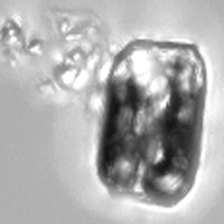
#> input picture Day_1_Material/dataset/class1/14.png, 224 x 224 px, found by its file name
$ python FeatureEngandClassification_part2.py
#> lines starting #> are read from the running program, lines starting #| are printed output that depends on the picture; after the words box and inside, x2 and y2 are one past the last pixel; in counts of white or black regions, pixels touching at a corner belong together
# -*- coding: utf-8 -*-
"""
Created on Sat Sep 18 19:02:04 2021

@author: Abdul Qayyum
"""

#%% using FAST,SURF,SIFT, and HOG descripter as a features for machine learning
# classification
#

import cv2
import numpy as np
import os

from skimage.filters.rank import entropy
from skimage.morphology import disk
# Get the training classes names and store them in a list
#Here we use folder names for class names
import pandas as pd
#train_path = 'dataset/train'  # Names are class1,class2,class3 etc
train_path = 'C:\\Users\\Administrateur\\Desktop\\ENIB_work\\workshop_Isblue\\dataset'
train_folder= os.listdir(train_path)
imagepathclass=[]
from skimage.filters import roberts, sobel, scharr, prewitt
from scipy import ndimage
#####################################
#SIFT and SURF - do not work in opencv 3
#SIFT stands for scale invariant feature transform
#####################################
# FAST
# Features from Accelerated Segment Test
# High speed corner detector
# FAST is only keypoint detector. Cannot get any descriptors.
import cv2 as cv
pathimage="C:\\Users\\Administrateur\\Desktop\\ENIB_work\\workshop_material\\Day1_matrial\\train\\class3Max\\14.png"
#load image
import cv2

img = cv2.imread(pathimage, 0)
#> img is the input picture: shape (224, 224); min 17, max 255, mean 174.4

# Initiate FAST object with default values
detector = cv2.FastFeatureDetector_create(50)   #Detects 50 points

kp = detector.detect(img, None)
#> kp = 12 keypoints; strongest (x, y, size): (11, 31, 7), (32, 50, 7), (140, 190, 7), (115, 73, 7)

img2_fast = cv2.drawKeypoints(img, kp, None, flags=0)
img2_fast=img2_fast[:,:,1]
#> img2_fast: shape (224, 224)
fast_img = img2_fast.reshape(-1)


#############################################
#BRIEF (Binary Robust Independent Elementary Features)
#One important point is that BRIEF is a feature descriptor,
#it doesn’t provide any method to find the features.
# Not going to show the example as BRIEF also not working in opencv 3

###############################################
#ORB
# Oriented FAST and Rotated BRIEF
# An efficient alternative to SIFT or SURF
# ORB is basically a fusion of FAST keypoint detector and BRIEF descriptor

import numpy as np
import cv2

img = cv2.imread(pathimage, 0)

orb = cv2.ORB_create(100)


kp, des = orb.detectAndCompute(img, None)
#> kp = 91 keypoints; strongest (x, y, size): (161, 156, 53.6), (157, 159, 53.6), (129, 80, 77.1), (131, 79, 64.3)

# draw only keypoints location,not size and orientation
#img2 = cv2.drawKeypoints(img, kp, None, flags=None)
# Now, let us draw with rich key points, reflecting descriptors.
# Descriptors here show both the scale and the orientation of the keypoint.
img2 = cv2.drawKeypoints(img, kp, None, flags=cv2.DRAW_MATCHES_FLAGS_DRAW_RICH_KEYPOINTS)
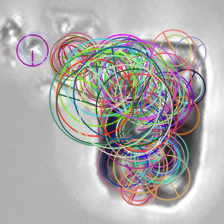
#> img2: shape (224, 224, 3); mean of channels 0, 1, 2 170, 170.6, 173.6; drawn as B, G, R
img2_orb=img2[:,:,1]
orb_img = img2_orb.reshape(-1)

#LBP
import matplotlib.pyplot as plt
import skimage.feature
import skimage.segmentation
img_ku = skimage.feature.local_binary_pattern(img,8,1.0,method='default')
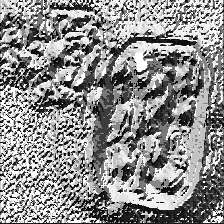
#> img_ku: shape (224, 224) float64; min 0, max 255, mean 141.8
img_ku = img_ku.astype(np.uint8)
img_lbp = img_ku.reshape(-1)
#HOG
import matplotlib.pyplot as plt

from skimage.feature import hog
from skimage import data, exposure


fd, hog_image = hog(img, orientations=8, pixels_per_cell=(16, 16),
                    cells_per_block=(1, 1), visualize=True)
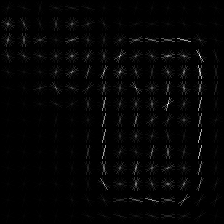
#> hog_image: shape (224, 224) float64; min 0, max 33.56, mean 0.6; drawn with min black and max white
#> fd = 1568 values, max 0.89 at index 992, min 0 at index 313, mean 0.325

# Rescale histogram for better display
hog_image_rescaled = exposure.rescale_intensity(hog_image, in_range=(0, 10))
hog_img = hog_image_rescaled.reshape(-1)


#Dense DAISY feature description
#https://scikit-image.org/docs/stable/auto_examples/features_detection/plot_daisy.html#sphx-glr-auto-examples-features-detection-plot-daisy-py
from skimage.feature import daisy
from skimage import data
import matplotlib.pyplot as plt

descs, descs_img = daisy(img, step=180, radius=58, rings=2, histograms=6,
                         orientations=8, visualize=True)

descs_img1=descs_img[:,:,1]
descs_img2 = descs_img1.reshape(-1)


def Descriptor_Features(img):
    df = pd.DataFrame()
    img = cv2.imread(img)
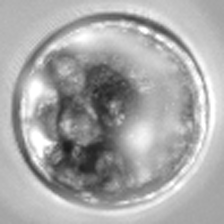
#> input picture Day_1_Material/dataset/class1/1.png, 224 x 224 px, found by its file name
#> img is the input picture: shape (224, 224, 3); min 26, max 255, mean 168
    img = cv2.cvtColor(img, cv2.COLOR_BGR2GRAY)
#> img: shape (224, 224)
    img2 = img.reshape(-1)
    #img2 = np.mean(img)
    df['Original Image'] = img2
    df['ORB'] = orb_img
    #gaussian_img1 = np.mean(gaussian_img)
    df['FAST'] = fast_img
    #edges1=np.mean(edges)
    df['LBP'] = img_lbp #Add column to original dataframe
    df['HOG'] = hog_img
    df['DAISY feature'] = descs_img2
    #CANNY EDGE
    edges = cv2.Canny(img, 100,200)   #Image, min and max values
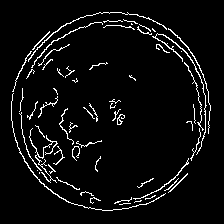
#> edges: shape (224, 224); 5.2% white in thin lines or dots, all inside (x1, y1, x2, y2) = (11, 12, 211, 211)
    edges1 = edges.reshape(-1)
    #edges1=np.mean(edges)
    df['Canny Edge'] = edges1 #Add column to original dataframe

    #ROBERTS EDGE
    edge_roberts = roberts(img)
    edge_roberts1 = edge_roberts.reshape(-1)
    #edge_roberts1 = np.mean(edge_roberts)
    df['Roberts'] = edge_roberts1

    #SOBEL
    edge_sobel = sobel(img)
    edge_sobel1 = edge_sobel.reshape(-1)
    #edge_sobel1 = np.mean(edge_sobel)
    df['Sobel'] = edge_sobel1

    #SCHARR
    edge_scharr = scharr(img)
    edge_scharr1 = edge_scharr.reshape(-1)
    #edge_scharr1 = np.mean(edge_scharr)
    df['Scharr'] = edge_scharr1

    #PREWITT
    edge_prewitt = prewitt(img)
    edge_prewitt1 = edge_prewitt.reshape(-1)
    #edge_prewitt1 = np.mean(edge_prewitt)
    df['Prewitt'] = edge_prewitt1

    #GAUSSIAN with sigma=3
    from scipy import ndimage as nd
    gaussian_img = nd.gaussian_filter(img, sigma=3)
    gaussian_img1 = gaussian_img.reshape(-1)
    #gaussian_img1 = np.mean(gaussian_img)
    df['Gaussian s3'] = gaussian_img1

    #GAUSSIAN with sigma=7
    gaussian_img2 = nd.gaussian_filter(img, sigma=7)
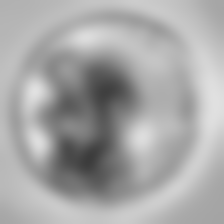
#> gaussian_img2: shape (224, 224); min 60, max 225, mean 167
    gaussian_img3 = gaussian_img2.reshape(-1)
    #gaussian_img3 = np.mean(gaussian_img2)
    df['Gaussian s7'] = gaussian_img3

    #MEDIAN with sigma=3
    median_img = nd.median_filter(img, size=3)
    median_img1 = median_img.reshape(-1)
    #median_img1 = np.mean(median_img)
    df['Median s3'] = median_img1

    #VARIANCE with size=3
    variance_img = nd.generic_filter(img, np.var, size=3)
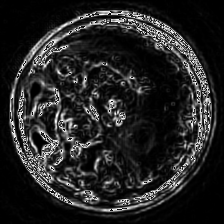
#> variance_img: shape (224, 224); min 0, max 255, mean 36.7
    variance_img1 = variance_img.reshape(-1)
    #variance_img1 = np.mean(variance_img)
    df['Variance s3'] = variance_img1  #Add column to original dataframe
    #Feature1 is our original image pixels
    return df

class_id=0
image_classes=[]
fea=[]
for ii in train_folder: # we have three classes folders(class1,class2,class3)
    print(ii)
    pathf=os.path.join(train_path,ii)
    print(pathf)
    imdir=os.listdir(pathf)
    print(imdir)
    for jj in imdir:  # from each class folder extract the images path
        print(jj)
        imgpath=os.path.join(pathf,jj)
        print(imgpath)
        imagepathclass.append(imgpath) # append images path as a list
        df=Descriptor_Features(imgpath) # extract features
        df1=np.mean(df) # take mean for eevey pixel feature
        fea.append(df1) # append features in a list

    image_classes+=[class_id]*len(imdir)  # save class labels for each class
#> image_classes = [0, 0, 0]
    class_id+=1
im_features=np.array(fea) # feature matrix

# Feature normalization in sklearn to normalize feature
from sklearn.preprocessing import StandardScaler
#> (the run stopped early here; a loop or call above may not have finished)
